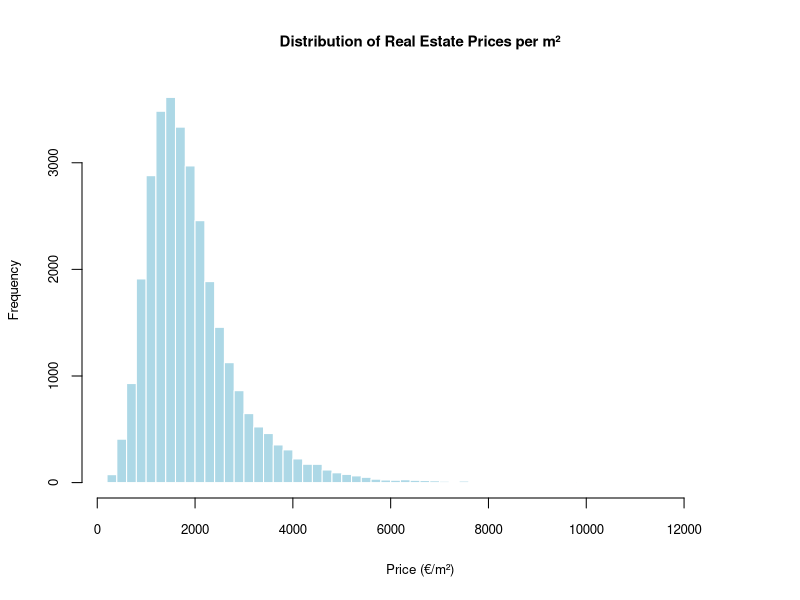
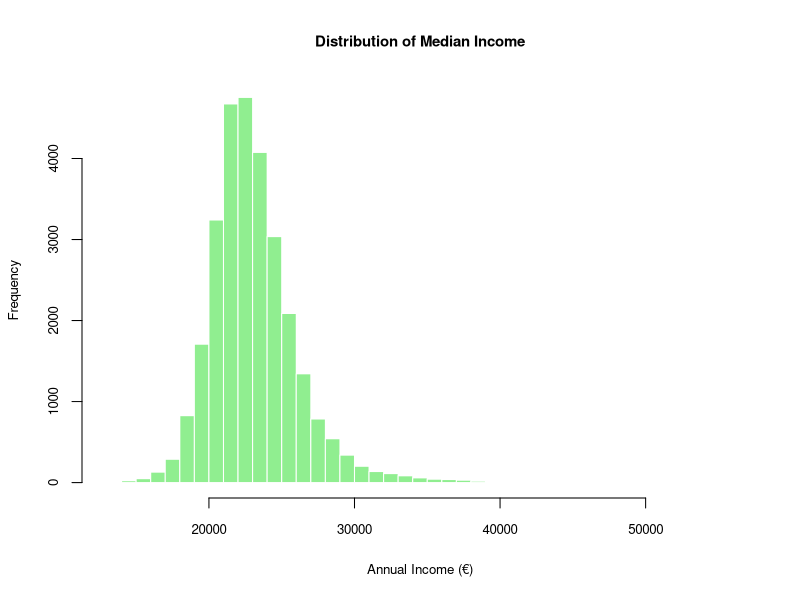
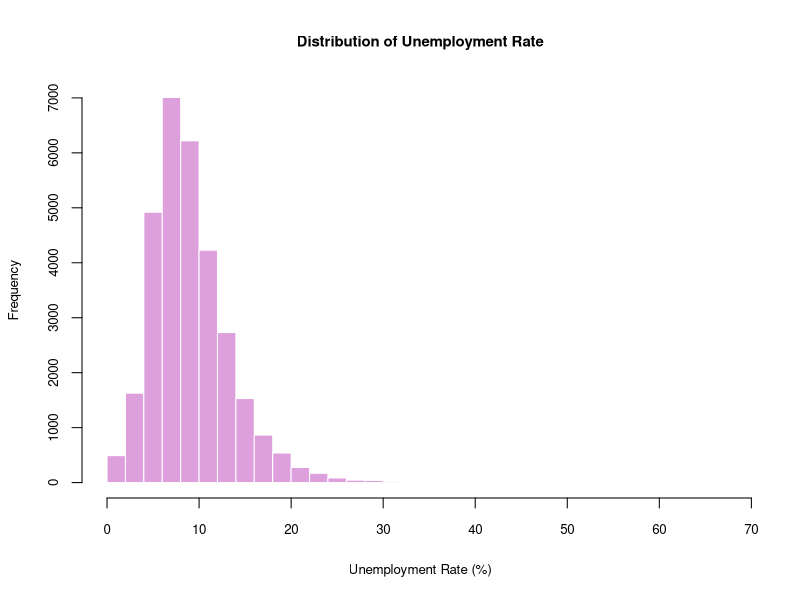
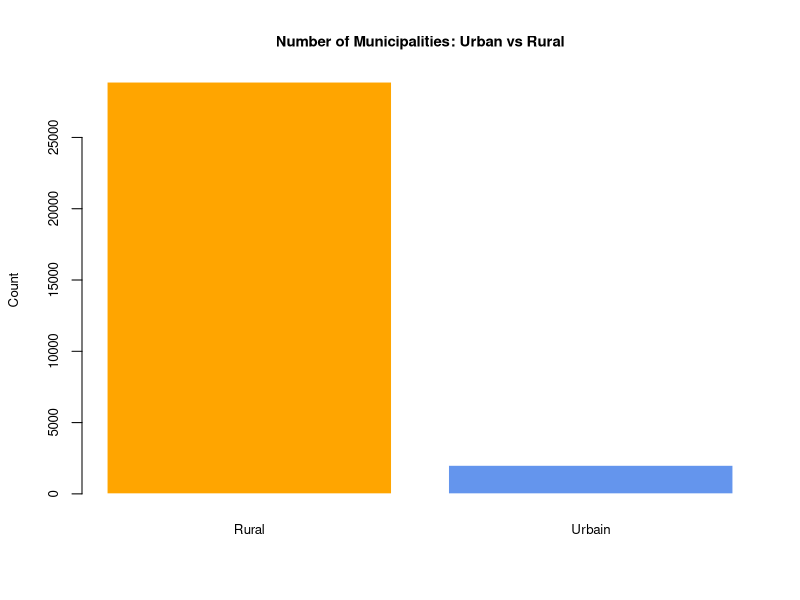
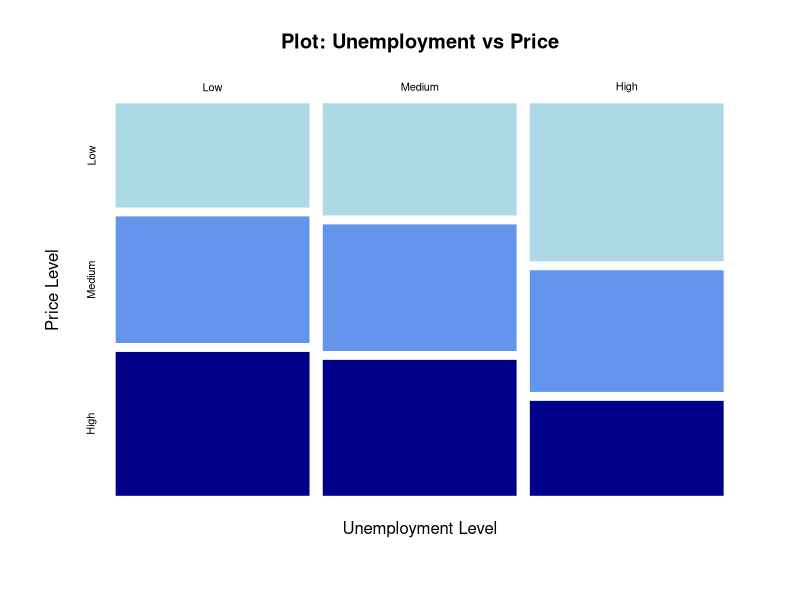

Recreate these plots in R, in order.
## ---- chunk 1
knitr::opts_chunk$set(echo = TRUE, warning = FALSE, message = FALSE)
library(readxl)
library(dplyr)
library(kableExtra)
library(ggplot2)
## ---- chunk 2

data_final <- read_excel("Base_Finale.xlsx")

data_final$Revenu_Median <- as.numeric(data_final$Revenu_Median)
data_final$Taux_Chomage <- as.numeric(data_final$Taux_Chomage)
data_final$Prix_m2 <- as.numeric(data_final$Prix_m2)
data_final$Densite <- as.numeric(data_final$Densite)

# Sample size :
n <- nrow(data_final)
## ---- chunk 3
# creating the table
var_desc <- data.frame(
  "Variable Name" = c("Average Price", "Median Income", "Unemployment Rate", "Density", "Zone Type"),
  "R Variable" = c("Prix_m2", "Revenu_Median", "Taux_Chomage", "Densite", "Type_Zone"),
  "Type" = c("Quant. Continuous", "Quant. Continuous", "Quant. Continuous", "Quant. Continuous", "Categorical"),
  "Unit" = c("€/m²", "€/year", "%", "Inhab./km²", "N/A"),
  "Description" = c("Target variable to explain", "Standard of living indicator", "Economic health indicator", "Population concentration", "Urban vs Rural classification"),
  check.names = FALSE
)

# We wanted to redesign the table, hence we used the following command:
kable(var_desc, caption = "Summary of Variables") %>%
  kable_styling(latex_options = c("striped", "hold_position"), full_width = F) %>%
  column_spec(1, bold = TRUE)
## ---- chunk 4
# Summary statistics
summary(data_final$Prix_m2)

# Histogram
hist(data_final$Prix_m2, 
     main = "Distribution of Real Estate Prices per m²", 
     xlab = "Price (€/m²)", 
     col = "lightblue", 
     border = "white",
     breaks = 50,
     cex.main = 0.9,  # We shrank the titles and numbers
     cex.lab = 0.8,
     cex.axis = 0.8)
## ---- chunk 5
hist(data_final$Revenu_Median, 
     main = "Distribution of Median Income", 
     xlab = "Annual Income (€)", 
     col = "lightgreen", 
     border = "white",
     breaks = 40,
     cex.main = 0.9,
     cex.lab = 0.8,
     cex.axis = 0.8)
## ---- chunk 6
hist(data_final$Taux_Chomage, 
     main = "Distribution of Unemployment Rate", 
     xlab = "Unemployment Rate (%)", 
     col = "plum", 
     border = "white",
     breaks = 30,
     cex.main = 0.9,
     cex.lab = 0.8,
     cex.axis = 0.8)
## ---- chunk 7
# Frequency table
tab_zone <- table(data_final$Type_Zone)
prop_zone <- prop.table(tab_zone)

# Formatting the table
resume_zone <- rbind(Count = tab_zone, Frequency = round(prop_zone, 2))

kable(resume_zone, caption = "Distribution of Municipalities by Zone Type") %>%
  kable_styling(latex_options = "hold_position")
## ---- chunk 8
barplot(tab_zone, 
        main = "Number of Municipalities: Urban vs Rural",
        ylab = "Count",
        col = c("orange", "cornflowerblue"),
        border = "white",
        cex.main = 0.9,
        cex.names = 0.8,
        cex.lab = 0.8,
        cex.axis = 0.8)
## ---- chunk 9
# Calculation of the sample mean (Point Estimate)
mean_est <- mean(data_final$Prix_m2)

# Calculation of standard deviation (s) and sample size (n)
sd_est <- sd(data_final$Prix_m2)

# Checking
n <- nrow(data_final)

# Display the mean
mean_est
## ---- chunk 10
# Calculation of the standard error
standard_error <- sd_est / sqrt(n)

# 90% Confidence Interval (alpha = 10%)
alpha_90 <- 0.10
z_90 <- qnorm(1 - alpha_90 / 2) # Critical value (approx 1.645)

lower_90 <- mean_est - z_90 * standard_error
upper_90 <- mean_est + z_90 * standard_error

# 95% Confidence Interval (alpha = 5%)
alpha_95 <- 0.05
z_95 <- qnorm(1 - alpha_95 / 2) # Critical value (approx 1.96)

lower_95 <- mean_est - z_95 * standard_error
upper_95 <- mean_est + z_95 * standard_error

# We need to format results for display
res_CI <- data.frame(
  Level = c("90%", "95%"),
  Lower_Bound = round(c(lower_90, lower_95), 2),
  Upper_Bound = round(c(upper_90, upper_95), 2),
  Margin_Error = round(c(z_90 * standard_error, z_95 * standard_error), 2)
)


# Display with Kable
kable(res_CI, caption = "Confidence Intervals for Mean Price") %>%
  kable_styling(latex_options = "hold_position")
## ---- chunk 11
# Theoretical mean we want to test
mu_0 <- 2500

# T-test (two-sided) with 95% confidence level
test_5 <- t.test(data_final$Prix_m2, mu = mu_0, alternative = "two.sided", 
                 conf.level = 0.95)

# We build a table in order to present the results better
res_test_5 <- data.frame(
  "Statistic_t" = round(test_5$statistic, 2),
  "P_Value" = format.pval(test_5$p.value, digits = 3, eps = 0.001), 
  "Lower_Bound" = round(test_5$conf.int[1], 2),
  "Upper_Bound" = round(test_5$conf.int[2], 2),
  "Mean_Estimate" = round(test_5$estimate, 2)
)

# Display result (we use Kable)
kable(res_test_5, caption = "T-Test Results (Alpha = 5\\%)") %>%
  kable_styling(latex_options = "hold_position")
## ---- chunk 12
# T-test with 90% confidence level
test_10 <- t.test(data_final$Prix_m2, mu = mu_0, alternative = "two.sided", 
                  conf.level = 0.90)

# Again we build a table in order to present the results better
res_test_10 <- data.frame(
  "Statistic_t" = round(test_10$statistic, 2),
  "P_Value" = format.pval(test_10$p.value, digits = 3, eps = 0.001),
  "Lower_Bound" = round(test_10$conf.int[1], 2),
  "Upper_Bound" = round(test_10$conf.int[2], 2),
  "Mean_Estimate" = round(test_10$estimate, 2)
)

# Display result
kable(res_test_10, caption = "T-Test Results (Alpha = 10\\%)") %>%
  kable_styling(latex_options = "hold_position")
## ---- chunk 13
# Extracting data
prices_urban <- data_final$Prix_m2[data_final$Type_Zone == "Urbain"]
prices_rural <- data_final$Prix_m2[data_final$Type_Zone == "Rural"]

# Test for variances
var_test <- var.test(prices_urban, prices_rural, alternative = "two.sided")

res_var <- data.frame(
  "Ratio_of_variances" = round(var_test$estimate, 2),
  "P_Value" = format.pval(var_test$p.value, digits = 3, eps = 0.001),
  "Conf_Int_Low" = round(var_test$conf.int[1], 2),
  "Conf_Int_High" = round(var_test$conf.int[2], 2)
)

kable(res_var, caption = "Equality of Variances Test Results") %>%
  kable_styling(latex_options = "hold_position")
## ---- chunk 14
# We use 'two.sided' to see if there is a difference, and get the CI of that difference
ttest_5 <- t.test(prices_urban, prices_rural, alternative = "two.sided", var.equal = FALSE, conf.level = 0.95)

# here we format the results
res_ttest_5 <- data.frame(
  "Difference_Mean" = round(ttest_5$estimate[1] - ttest_5$estimate[2], 2),
  "Statistic_t" = round(ttest_5$statistic, 2),
  "P_Value" = format.pval(ttest_5$p.value, digits = 3, eps = 0.001),
  "Lower_Bound_Diff" = round(ttest_5$conf.int[1], 2),
  "Upper_Bound_Diff" = round(ttest_5$conf.int[2], 2)
)

kable(res_ttest_5, caption = "Comparison of Means Results (Alpha = 5\\%)") %>%
  kable_styling(latex_options = "hold_position")
## ---- chunk 15
# Same test with 90% confidence level
ttest_10 <- t.test(prices_urban, prices_rural, alternative = "two.sided", var.equal = FALSE, conf.level = 0.90)

# Formatting results
res_ttest_10 <- data.frame(
  "Difference_Mean" = round(ttest_10$estimate[1] - ttest_10$estimate[2], 2),
  "Statistic_t" = round(ttest_10$statistic, 2),
  "P_Value" = format.pval(ttest_10$p.value, digits = 3, eps = 0.001),
  "Lower_Bound_Diff" = round(ttest_10$conf.int[1], 2),
  "Upper_Bound_Diff" = round(ttest_10$conf.int[2], 2)
)

kable(res_ttest_10, caption = "Comparison of Means Results (Alpha = 10\\%)") %>%
  kable_styling(latex_options = "hold_position")
## ---- chunk 16
# Dividing prices into 3 classes (low, medium, high):
breaks_price <- quantile(data_final$Prix_m2, probs = c(0, 1/3, 2/3, 1), na.rm = TRUE)
data_final$Price_Class <- cut(data_final$Prix_m2, breaks = breaks_price, 
                              include.lowest = TRUE, labels = c("Low", "Medium", "High"))

# Dividing unemployment into 3 classes (low, medium, high):
breaks_unemp <- quantile(data_final$Taux_Chomage, probs = c(0, 1/3, 2/3, 1), na.rm = TRUE)
data_final$Unemp_Class <- cut(data_final$Taux_Chomage, breaks = breaks_unemp, 
                              include.lowest = TRUE, labels = c("Low", "Medium", "High"))

# We create a contingency table (observed frequencies)
table_obs <- table(data_final$Unemp_Class, data_final$Price_Class)

# Displaying the table
kable(addmargins(table_obs), caption = "Contingency Table: Unemployment vs Price") %>%
  kable_styling(latex_options = "hold_position")
## ---- chunk 17
# the test :
chisq_res <- chisq.test(table_obs)

# summary for the result :
res_chisq <- data.frame(
  "Chi_Square_Stat" = round(chisq_res$statistic, 2),
  "Degrees_of_Freedom" = chisq_res$parameter,
  "P_Value" = format.pval(chisq_res$p.value, digits = 3, eps = 0.001)
)

# Displaying results
kable(res_chisq, caption = "Chi-Square Test Results") %>%
  kable_styling(latex_options = "hold_position")
## ---- chunk 18
plot(table_obs, 
     main = "Plot: Unemployment vs Price",
     xlab = "Unemployment Level",
     ylab = "Price Level",
     col = c("lightblue", "cornflowerblue", "darkblue"),
     border = "white")
